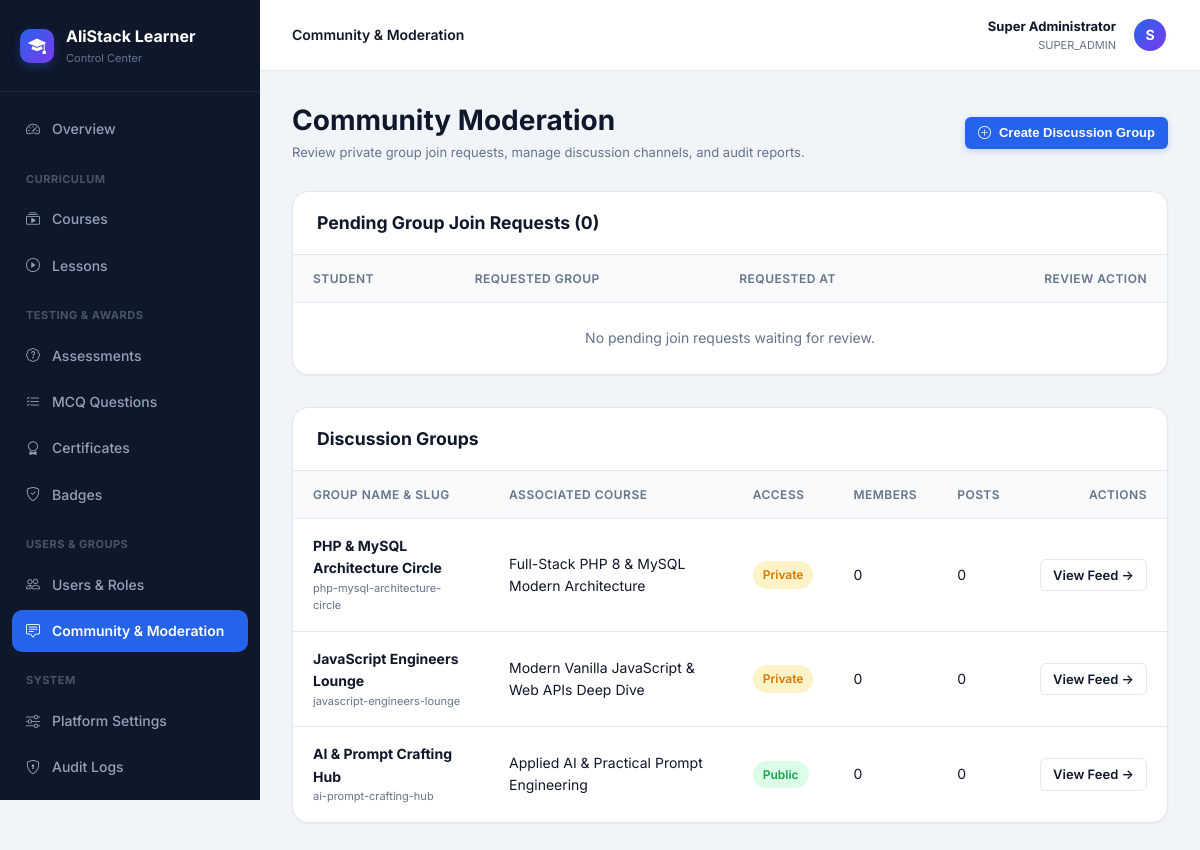
/public/admin/community.php (signed in), run on the app's committed database.
### tables this page shows
CREATE TABLE `discussion_groups` (
  `id` INT UNSIGNED AUTO_INCREMENT PRIMARY KEY,
  `course_id` INT UNSIGNED NULL,
  `name` VARCHAR(150) NOT NULL,
  `slug` VARCHAR(170) NOT NULL UNIQUE,
  `description` TEXT NOT NULL,
  `rules` TEXT NULL,
  `is_private` TINYINT(1) NOT NULL DEFAULT 1,
  `is_active` TINYINT(1) NOT NULL DEFAULT 1,
  `created_by` INT UNSIGNED NOT NULL,
  `created_at` DATETIME NOT NULL DEFAULT CURRENT_TIMESTAMP,
  FOREIGN KEY (`course_id`) REFERENCES `courses`(`id`) ON DELETE SET NULL,
  FOREIGN KEY (`created_by`) REFERENCES `users`(`id`) ON DELETE CASCADE
);

CREATE TABLE `courses` (
  `id` INT UNSIGNED AUTO_INCREMENT PRIMARY KEY,
  `category_id` INT UNSIGNED NULL,
  `title` VARCHAR(200) NOT NULL,
  `slug` VARCHAR(220) NOT NULL UNIQUE,
  `thumbnail` VARCHAR(255) NULL,
  `short_desc` VARCHAR(300) NOT NULL,
  `full_desc` TEXT NOT NULL,
  `difficulty` ENUM('beginner', 'intermediate', 'advanced') NOT NULL DEFAULT 'beginner',
  `language` VARCHAR(50) NOT NULL DEFAULT 'English',
  `estimated_duration` VARCHAR(50) NOT NULL DEFAULT '6 Hours',
  `learning_objectives` TEXT NULL,
  `prerequisites` TEXT NULL,
  `instructor_name` VARCHAR(100) NOT NULL DEFAULT 'AliStack Academy',
  `youtube_playlist_url` VARCHAR(255) NULL,
  `youtube_playlist_id` VARCHAR(100) NULL,
  `status` ENUM('draft', 'published', 'archived') NOT NULL DEFAULT 'published',
  `is_featured` TINYINT(1) NOT NULL DEFAULT 0,
  `course_order` INT NOT NULL DEFAULT 0,
  `created_at` DATETIME NOT NULL DEFAULT CURRENT_TIMESTAMP,
  `updated_at` DATETIME NOT NULL DEFAULT CURRENT_TIMESTAMP ON UPDATE CURRENT_TIMESTAMP,
  FOREIGN KEY (`category_id`) REFERENCES `course_categories`(`id`) ON DELETE SET NULL,
  INDEX `idx_courses_status` (`status`),
  INDEX `idx_courses_featured` (`is_featured`)
);

### app/autoload.php (called while the page is built, shortened)
<?php
spl_autoload_register(function ($class) {
    $prefix = 'App\\';
    $baseDir = __DIR__ . '/';
    $len = strlen($prefix);
    $relativeClass = substr($class, $len);
    $file = $baseDir . str_replace('\\', '/', $relativeClass) . '.php';
});
require_once dirname(__DIR__) . '/config/app.php';

### config/database.php (called while the page is built, shortened)
<?php
function getDbConnection(): PDO {
    static $pdo = null;
    if ($pdo !== null) {
        return $pdo;
    }
    $host = getenv('DB_HOST') ?: '127.0.0.1';
    $port = getenv('DB_PORT') ?: '3306';
    $dbname = getenv('DB_NAME') ?: 'alistack_learner';
    $username = getenv('DB_USER') ?: 'root';
    $password = getenv('DB_PASS') !== false ? getenv('DB_PASS') : '';
    $dsn = "mysql:host={$host};port={$port};dbname={$dbname};charset=utf8mb4";
    $options = [
        PDO::ATTR_ERRMODE            => PDO::ERRMODE_EXCEPTION,
        PDO::ATTR_DEFAULT_FETCH_MODE => PDO::FETCH_ASSOC,
        PDO::ATTR_EMULATE_PREPARES   => false,
        PDO::MYSQL_ATTR_INIT_COMMAND => "SET NAMES utf8mb4 COLLATE utf8mb4_unicode_ci"
    ];
    try {
        $pdo = new PDO($dsn, $username, $password, $options);
        return $pdo;
    } catch (PDOException $e) {
        error_log("Database connection failed: " . $e->getMessage());
        if (getenv('APP_ENV') === 'local' || !getenv('APP_ENV')) {
            throw new RuntimeException("Database connection error: Unable to connect to MySQL database '{$dbname}' on {$host}:{$port}. Please verify your MySQL server is running and .env credentials are correct.");
        }
        throw new RuntimeException("A secure database connection could not be established. Please check back shortly.");
    }
}

### app/Repositories/CommunityRepository.php (called while the page is built, shortened)
<?php
class CommunityRepository {
    protected PDO $db;
    public function __construct() {
        $this->db = getDbConnection();
    }
    public function getAllGroups(bool $activeOnly = true): array {
        $where = $activeOnly ? "WHERE g.is_active = 1" : "";
        $sql = "SELECT g.*, c.title as course_title, c.slug as course_slug,
                (SELECT COUNT(*) FROM group_memberships gm WHERE gm.group_id = g.id AND gm.status = 'active') as member_count,
                (SELECT COUNT(*) FROM discussion_posts dp WHERE dp.group_id = g.id) as post_count
                FROM discussion_groups g
                LEFT JOIN courses c ON c.id = g.course_id
                {$where}
                ORDER BY g.id ASC";
        $stmt = $this->db->query($sql);
        return $stmt->fetchAll();
    }
    public function getPendingRequestsAdmin(?int $groupId = null): array {
        $where = "WHERE gjr.status = 'pending'";
        $params = [];
        $sql = "SELECT gjr.*, u.full_name as student_name, u.email as student_email, u.username as student_username, g.name as group_name
                FROM group_join_requests gjr
                JOIN users u ON u.id = gjr.user_id
                JOIN discussion_groups g ON g.id = gjr.group_id
                {$where}
                ORDER BY gjr.id ASC";
        $stmt = $this->db->prepare($sql);
        $stmt->execute($params);
        return $stmt->fetchAll();
    }
}

### app/Helpers/Sanitizer.php (called while the page is built, shortened)
<?php
class Sanitizer {
    public static function e(?string $value): string {
        return htmlspecialchars($value, ENT_QUOTES, 'UTF-8');
    }
}

### config/app.php (called while the page is built, shortened)
<?php
require_once __DIR__ . '/database.php';
if (!function_exists('baseUrl')) {
    function baseUrl(string $path = ''): string {
        if (!empty($_SERVER['HTTP_HOST'])) {
            $protocol = (!empty($_SERVER['HTTPS']) && $_SERVER['HTTPS'] !== 'off') ? "https://" : "http://";
            $host = $_SERVER['HTTP_HOST'];
            $scriptName = $_SERVER['SCRIPT_NAME'] ?? '';
            $baseDir = str_replace('\\', '/', dirname($scriptName));
            if (str_contains($baseDir, '/public')) {
                $baseDir = substr($baseDir, 0, strpos($baseDir, '/public') + 7);
            } elseif ($baseDir === '/' || $baseDir === '\\' || $baseDir === '.') {
                $baseDir = '';
            }
            $base = rtrim($protocol . $host . $baseDir, '/');
            return $base . '/' . ltrim($path, '/');
        }
        $configured = getenv('APP_URL') ?: 'http://localhost:8000';
        return rtrim($configured, '/') . '/' . ltrim($path, '/');
    }
}

### public/admin/community.php (the view, shortened to what this page needs)
<?php
require_once dirname(__DIR__, 2) . '/app/autoload.php';
$communityRepo = new CommunityRepository();
$pendingRequests = $communityRepo->getPendingRequestsAdmin();
$groups = $communityRepo->getAllGroups(false);
require_once dirname(__DIR__, 2) . '/templates/layouts/admin-layout.php';
?>
<div class="admin-page-header">
    <div>
        <h1 style="font-size: 1.75rem; margin-bottom: 4px;">Community Moderation</h1>
        <p style="font-size: 13px; color: var(--muted); margin: 0;">Review private group join requests, manage discussion channels, and audit reports.</p>
    </div>
    <button type="button" class="btn btn-primary btn-sm" onclick="openModal('addGroupModal')">
        <i class="bi bi-plus-circle"></i> Create Discussion Group
    </button>
</div>
<div class="table-card" style="margin-bottom: 32px;">
    <div class="card-header">
        <h3 style="font-size: 1.1rem; margin: 0;">
            Pending Group Join Requests (<?= count($pendingRequests) ?>)
        </h3>
    </div>
    <div class="table-responsive">
        <table class="data-table">
            <thead>
                <tr>
                    <th>Student</th>
                    <th>Requested Group</th>
                    <th>Requested At</th>
                    <th style="text-align: right;">Review Action</th>
                </tr>
            </thead>
            <tbody>
                <?php if (empty($pendingRequests)): ?>
                    <tr><td colspan="4" style="text-align: center; color: var(--muted); padding: 24px;">No pending join requests waiting for review.</td></tr>
                <?php endif; ?>
            </tbody>
        </table>
    </div>
</div>
<div class="table-card">
    <div class="card-header">
        <h3 style="font-size: 1.1rem; margin: 0;">Discussion Groups</h3>
    </div>
    <div class="table-responsive">
        <table class="data-table">
            <thead>
                <tr>
                    <th>Group Name & Slug</th>
                    <th>Associated Course</th>
                    <th>Access</th>
                    <th>Members</th>
                    <th>Posts</th>
                    <th style="text-align: right;">Actions</th>
                </tr>
            </thead>
            <tbody>
                <?php foreach ($groups as $g): ?>
                    <tr>
                        <td>
                            <div style="font-weight: 700;"><?= Sanitizer::e($g['name']) ?></div>
                            <div style="font-size: 11px; color: var(--muted);"><?= Sanitizer::e($g['slug']) ?></div>
                        </td>
                        <td><?= Sanitizer::e($g['course_title'] ?? 'General Discussion') ?></td>
                        <td>
                            <span class="badge <?= $g['is_private'] ? 'badge-warning' : 'badge-success' ?>">
                                <?= $g['is_private'] ? 'Private' : 'Public' ?>
                            </span>
                        </td>
                        <td><?= (int)$g['member_count'] ?></td>
                        <td><?= (int)$g['post_count'] ?></td>
                        <td style="text-align: right;">
                            <a href="<?= baseUrl('community.php?group=' . urlencode($g['slug'])) ?>" target="_blank" class="btn btn-outline btn-sm">
                                View Feed &rarr;
                            </a>
                        </td>
                    </tr>
                <?php endforeach; ?>
            </tbody>
        </table>
    </div>
</div>
<?php require_once dirname(__DIR__, 2) . '/templates/layouts/admin-footer.php'; ?>

### public/assets/css/app.css (style rules this page uses)
:root { --primary: #2563EB; --primary-hover: #1D4ED8; --primary-light: #EFF6FF; --primary-rgb: 37, 99, 235; --secondary: #7C3AED; --secondary-hover: #6D28D9; --secondary-light: #F5F3FF; --dark: #0F172A; --dark-light: #1E293B; --muted: #64748B; --muted-light: #94A3B8; --bg-main: #F8FAFC; --bg-card: #FFFFFF; --border-color: #E2E8F0; --border-focus: #93C5FD; --success: #16A34A; --success-light: #DCFCE7; --warning: #D97706; --warning-light: #FEF3C7; --error: #DC2626; --error-light: #FEE2E2; --radius-sm: 6px; --radius-md: 10px; --radius-lg: 16px; --radius-full: 9999px; --shadow-sm: 0 1px 2px 0 rgba(0, 0, 0, 0.05); --shadow-md: 0 4px 6px -1px rgba(0, 0, 0, 0.1), 0 2px 4px -2px rgba(0, 0, 0, 0.1); --shadow-lg: 0 10px 15px -3px rgba(0, 0, 0, 0.1), 0 4px 6px -4px rgba(0, 0, 0, 0.1); --shadow-xl: 0 20px 25px -5px rgba(0, 0, 0, 0.1), 0 8px 10px -6px rgba(0, 0, 0, 0.1); --transition: all 0.2s cubic-bezier(0.16, 1, 0.3, 1); --font-sans: 'Inter', -apple-system, BlinkMacSystemFont, 'Segoe UI', Roboto, sans-serif; }
*, *::before, *::after { box-sizing: border-box; margin: 0; padding: 0; }
body { font-family: var(--font-sans); background-color: var(--bg-main); color: var(--dark); line-height: 1.6; font-size: 15px; -webkit-font-smoothing: antialiased; min-height: 100vh; display: flex; flex-direction: column; }
a { color: var(--primary); text-decoration: none; transition: var(--transition); }
h1, h2, h3, h4, h5, h6 { color: var(--dark); font-weight: 700; line-height: 1.25; }
h1 { font-size: 2.25rem; }
h3 { font-size: 1.35rem; }
p { color: var(--muted); margin-bottom: 1rem; }
.btn { display: inline-flex; align-items: center; justify-content: center; gap: 8px; padding: 9px 18px; font-size: 14px; font-weight: 600; border-radius: var(--radius-md); border: 1px solid transparent; cursor: pointer; transition: var(--transition); text-decoration: none; line-height: 1.4; white-space: nowrap; }
.btn-primary { background-color: var(--primary); color: #FFFFFF; box-shadow: 0 2px 6px rgba(37, 99, 235, 0.25); }
.btn-outline { background-color: transparent; border-color: var(--border-color); color: var(--dark); }
.btn-sm { padding: 6px 12px; font-size: 13px; border-radius: var(--radius-sm); }
.card-header { padding: 20px 24px; border-bottom: 1px solid var(--border-color); display: flex; align-items: center; justify-content: space-between; }
.badge { display: inline-flex; align-items: center; gap: 4px; font-size: 12px; font-weight: 600; padding: 4px 10px; border-radius: var(--radius-full); }
.badge-success { background: var(--success-light); color: var(--success); }
.badge-warning { background: var(--warning-light); color: var(--warning); }

### public/assets/css/admin.css (style rules this page uses)
.admin-page-header { display: flex; align-items: center; justify-content: space-between; margin-bottom: 28px; gap: 16px; }
.table-card { background: #FFFFFF; border: 1px solid var(--border-color); border-radius: var(--radius-lg); overflow: hidden; box-shadow: var(--shadow-sm); }
.table-responsive { overflow-x: auto; }
.data-table { width: 100%; border-collapse: collapse; text-align: left; font-size: 14px; }
.data-table th { background: #F8FAFC; color: var(--muted); font-weight: 600; padding: 14px 20px; border-bottom: 1px solid var(--border-color); font-size: 12px; text-transform: uppercase; letter-spacing: 0.5px; }
.data-table td { padding: 16px 20px; border-bottom: 1px solid var(--border-color); color: var(--dark); vertical-align: middle; }
.data-table tr:last-child td { border-bottom: none; }

### data on the page
discussion_groups: name "PHP & MySQL Architecture Circle", slug "php-mysql-architecture-circle", course.title "Full-Stack PHP 8 & MySQL Modern Architecture", is_private "Private", member_count "0", post_count "0"
discussion_groups: name "JavaScript Engineers Lounge", slug "javascript-engineers-lounge", course.title "Modern Vanilla JavaScript & Web APIs Deep Dive", is_private "Private", member_count "0", post_count "0"
discussion_groups: name "AI & Prompt Crafting Hub", slug "ai-prompt-crafting-hub", course.title "Applied AI & Practical Prompt Engineering", is_private "Public", member_count "0", post_count "0"

### other printed values
Sanitizer::e($pageTitle ?? 'Admin Area') "Community & Moderation"
Sanitizer::e($adminUser['full_name']) "Super Administrator"
Sanitizer::e($adminUser['role']) "SUPER_ADMIN"
substr($adminUser['full_name'], 0, 1) "S"
count($pendingRequests) "0"
